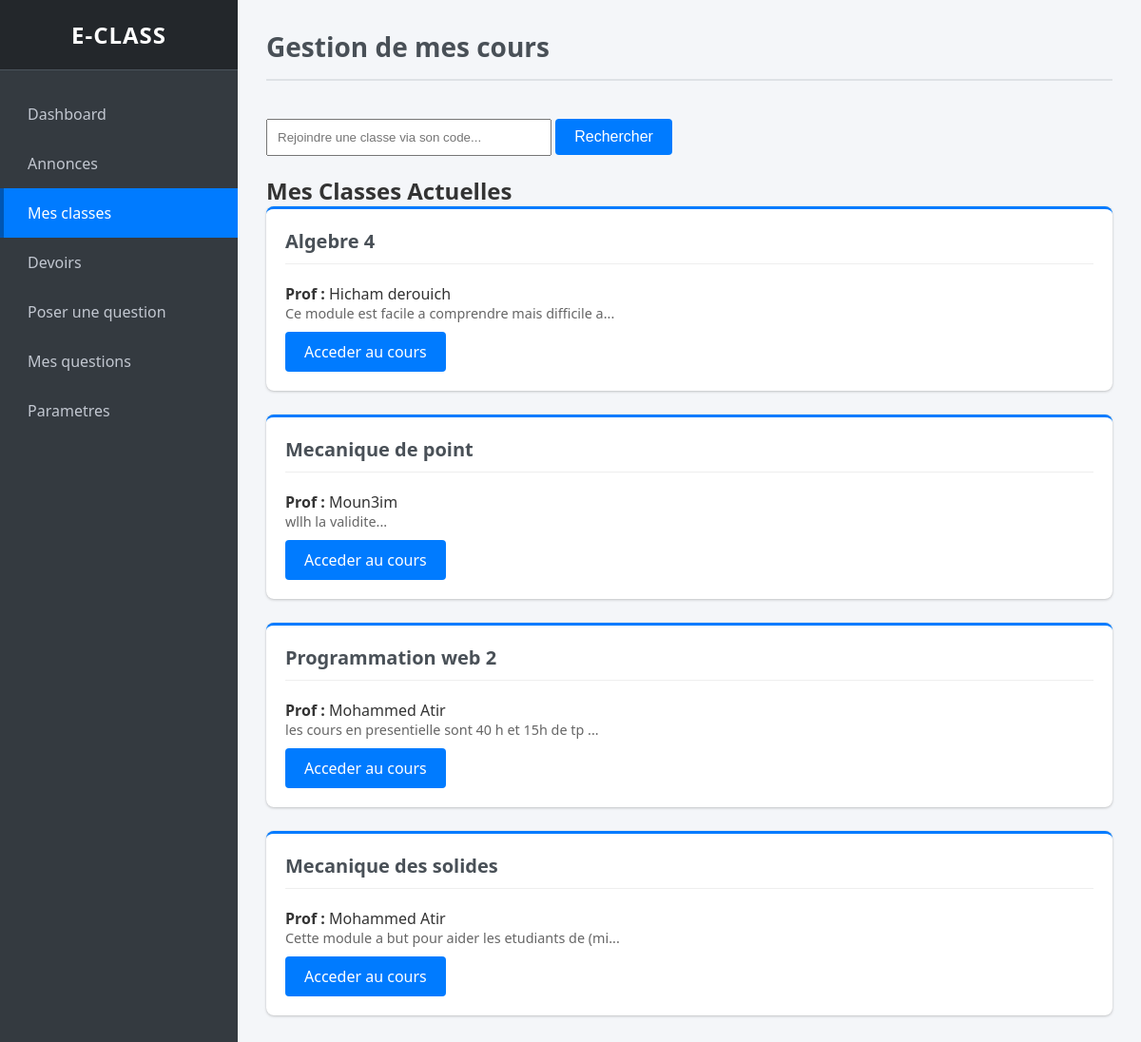
The app's page /Projet/etudiant/mes_classes.php (signed in) with its own data.
### tables this page shows
CREATE TABLE `classes` (
  `id` int(11) NOT NULL,
  `id_prof` int(11) NOT NULL,
  `nom_classe` varchar(50) NOT NULL,
  `description` varchar(100) NOT NULL,
  `nbr_etudiant` int(11) DEFAULT 0,
  `code_classe` varchar(100) DEFAULT NULL,
  `date_creation` datetime DEFAULT current_timestamp()
);

CREATE TABLE `users` (
  `id` int(11) NOT NULL,
  `username` varchar(50) NOT NULL,
  `email` varchar(100) NOT NULL,
  `password` varchar(150) NOT NULL,
  `created_at` datetime DEFAULT current_timestamp(),
  `type` varchar(25) NOT NULL
);

### Projet/etudiant/mes_classes.php (the view, shortened to what this page needs)
<?php
$id_etudiant = $_SESSION['id'];
$conn = connect_db();
$sql_mes_classes = "
    SELECT c.id, c.nom_classe, c.description, u.username as nom_prof
    FROM classes c
    INNER JOIN classe_etudiants ce ON c.id = ce.classe_id
    INNER JOIN users u ON c.id_prof = u.id
    WHERE ce.etudiant_id = ?
";
$stmt_list = $conn->prepare($sql_mes_classes);
$stmt_list->bind_param("i", $id_etudiant);
$stmt_list->execute();
$result_mes_classes = $stmt_list->get_result();
?>
    <!DOCTYPE html>
    <html lang="fr">
    <head>
        <link rel="stylesheet" href="../assets/global.css">
    </head>
    <body>
    <div class="sidebar">
        <h2>E-Class</h2>
        <ul>
            <li><a href="dashboard_etudiant.php">Dashboard</a></li>
            <li><a href="annonces.php">Annonces</a></li>
            <li><a href="mes_classes.php" class="active">Mes classes</a></li>
            <li><a href="devoirs.php">Devoirs</a></li>
            <li><a href="poser_question.php">Poser une question</a></li>
            <li><a href="mes_questions.php">Mes questions</a></li>
            <li><a href="ParametreE.php">Parametres</a></li>
        </ul>
    </div>
    <div class="main">
        <header>
            <h1>Gestion de mes cours</h1>
        </header>
        <div style="margin-bottom: 20px;">
            <form action="mes_classes.php" method="POST">
                <input name="code" type="search" placeholder="Rejoindre une classe via son code..." required style="padding: 10px; width: 300px;">
                <button class="btn">Rechercher</button>
            </form>
        </div>
        <h2 class="section-title">Mes Classes Actuelles</h2>
        <section class="cards">
            <?php if($result_mes_classes->num_rows > 0): ?>
                <?php while($row = $result_mes_classes->fetch_assoc()): ?>
                    <a href="cours_details.php?id=<?php echo $row['id']; ?>" class="card-link">
                        <div class="card">
                            <h3><?php echo htmlspecialchars($row['nom_classe']); ?></h3>
                            <p><strong>Prof :</strong> <?php echo htmlspecialchars($row['nom_prof']); ?></p>
                            <?php if(!empty($row['description'])): ?>
                                <p style="font-size: 0.9em; color: #666;"><?php echo htmlspecialchars(substr($row['description'], 0, 50)) . '...'; ?></p>
                            <?php endif; ?>
                            <span class="btn" style="display:inline-block; margin-top: 10px;">Acceder au cours</span>
                        </div>
                    </a>
                <?php endwhile; ?>
            <?php else: ?>
                <p>Vous n'etes inscrit a aucune classe pour le moment.</p>
            <?php endif; ?>
        </section>
    </div>
    </body>
    </html>

### Projet/assets/global.css (style rules this page uses)
:root { --primary: #007bff; --primary-dark: #0069d9; --success: #28a745; --danger: #dc3545; --warning: #ffc107; --dark: #343a40; --light: #f8f9fa; --border-color: #dee2e6; --bg-body: #f4f6f9; --bg-login: #e8f0fe; --color-orange: #ff9800; }
* { box-sizing: border-box; margin: 0; padding: 0; }
body { font-family: 'Segoe UI', Tahoma, Geneva, Verdana, sans-serif; background-color: var(--bg-body); color: #333; display: flex; min-height: 100vh; }
a { text-decoration: none; color: inherit; }
ul { list-style: none; }
.sidebar { width: 250px; background-color: var(--dark); color: #fff; position: fixed; height: 100%; left: 0; top: 0; display: flex; flex-direction: column; overflow-y: auto; z-index: 1000; }
.sidebar h2 { text-align: center; padding: 20px 0; background-color: #23272b; margin-bottom: 20px; font-size: 24px; text-transform: uppercase; letter-spacing: 1px; border-bottom: 1px solid #4b545c; }
.sidebar ul li a { display: block; padding: 15px 25px; color: #c2c7d0; transition: all 0.3s; border-left: 4px solid transparent; font-size: 16px; }
.sidebar ul li a.active { background-color: var(--primary); color: #fff; border-left: 4px solid #0056b3; }
.main { margin-left: 250px; width: calc(100% - 250px); padding: 30px; transition: all 0.3s; }
header { margin-bottom: 30px; padding-bottom: 15px; border-bottom: 2px solid var(--border-color); }
header h1 { font-size: 28px; color: #495057; font-weight: 600; }
.card { background-color: #fff; border-radius: 8px; box-shadow: 0 0 1px rgba(0,0,0,.125), 0 1px 3px rgba(0,0,0,.2); padding: 20px; margin-bottom: 25px; border-top: 3px solid var(--primary); }
.card h3 { margin-bottom: 20px; color: #495057; font-size: 20px; border-bottom: 1px solid #eee; padding-bottom: 10px; }
.btn { display: inline-block; background-color: var(--primary); color: #fff; padding: 10px 20px; font-size: 16px; border: none; border-radius: 4px; cursor: pointer; transition: background-color 0.2s; text-align: center; margin-top: 10px; }

### records on screen
classes: nom_classe "Algebre 4", id_prof.username "Hicham derouich", description "Ce module est facile a comprendre mais difficile a"
classes: nom_classe "Mecanique de point", id_prof.username "Moun3im", description "wllh la validite"
classes: nom_classe "Programmation web 2", id_prof.username "Mohammed Atir", description "les cours en presentielle sont 40 h et 15h de tp"
classes: nom_classe "Mecanique des solides", id_prof.username "Mohammed Atir", description "Cette module a but pour aider les etudiants de (mi"
